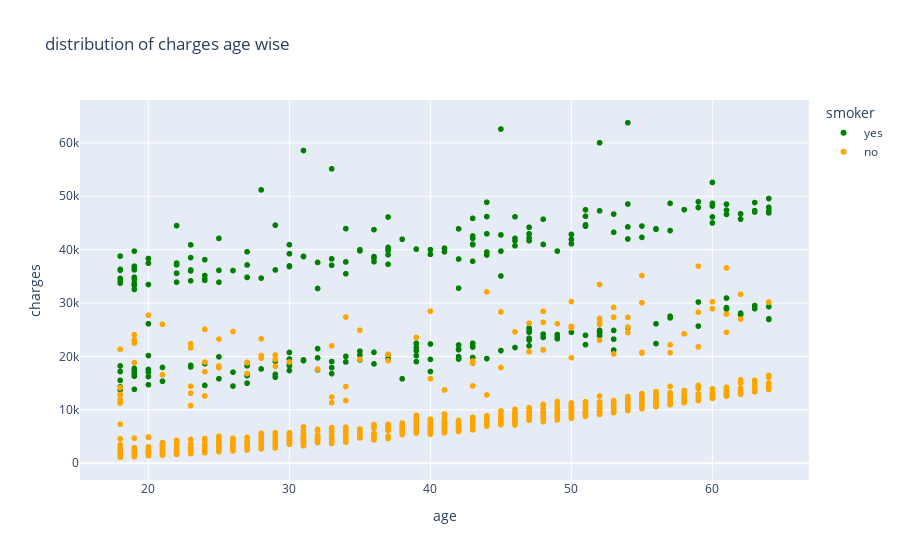

The notebook cell this image was saved under:
### Code cell
fig6 = px.scatter(medical_df,x='age',y='charges',color='smoker',color_discrete_sequence=['green','orange'],title='distribution of charges age wise')
fig6.show()

### Figure 1 — Plotly figure (JSON) as saved in the notebook; plotly's stock layout.template omitted (floating-point values rounded to 4 significant figures; data arrays with more than 128 entries replaced by an {"elided": "..."} marker saying what was removed)
{"data": [{"hovertemplate": "smoker=yes<br>age=%{x}<br>charges=%{y}<extra></extra>", "legendgroup": "yes", "marker": {"color": "green", "symbol": "circle"}, "mode": "markers", "name": "yes", "showlegend": true, "type": "scattergl", "x": {"elided": "274 int values"}, "xaxis": "x", "y": {"elided": "274 float values"}, "yaxis": "y"}, {"hovertemplate": "smoker=no<br>age=%{x}<br>charges=%{y}<extra></extra>", "legendgroup": "no", "marker": {"color": "orange", "symbol": "circle"}, "mode": "markers", "name": "no", "showlegend": true, "type": "scattergl", "x": {"elided": "1064 int values"}, "xaxis": "x", "y": {"elided": "1064 float values"}, "yaxis": "y"}], "layout": {"legend": {"title": {"text": "smoker"}, "tracegroupgap": 0}, "title": {"text": "distribution of charges age wise"}, "xaxis": {"anchor": "y", "domain": [0, 1], "title": {"text": "age"}}, "yaxis": {"anchor": "x", "domain": [0, 1], "title": {"text": "charges"}}}}
